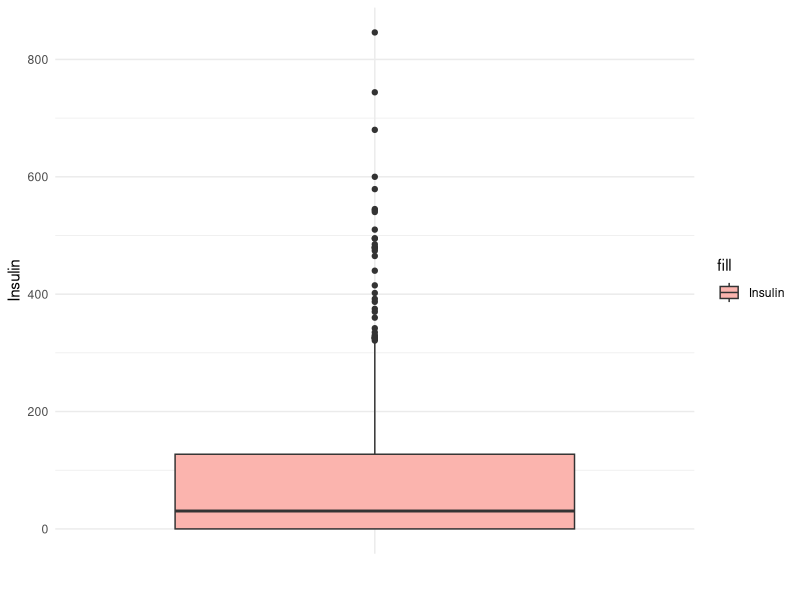
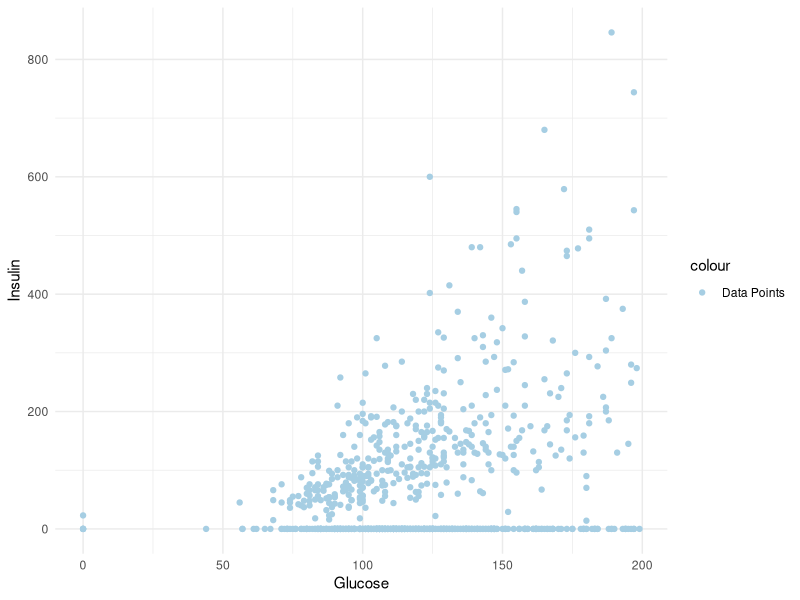
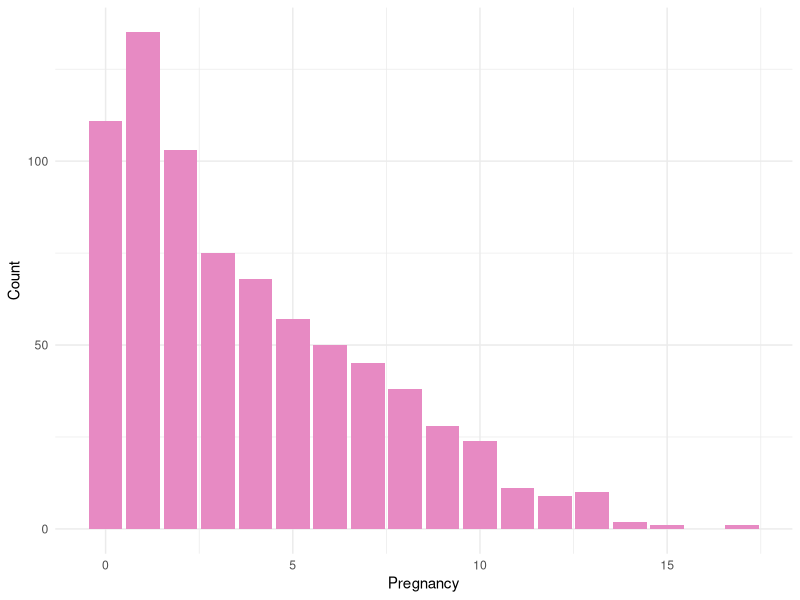
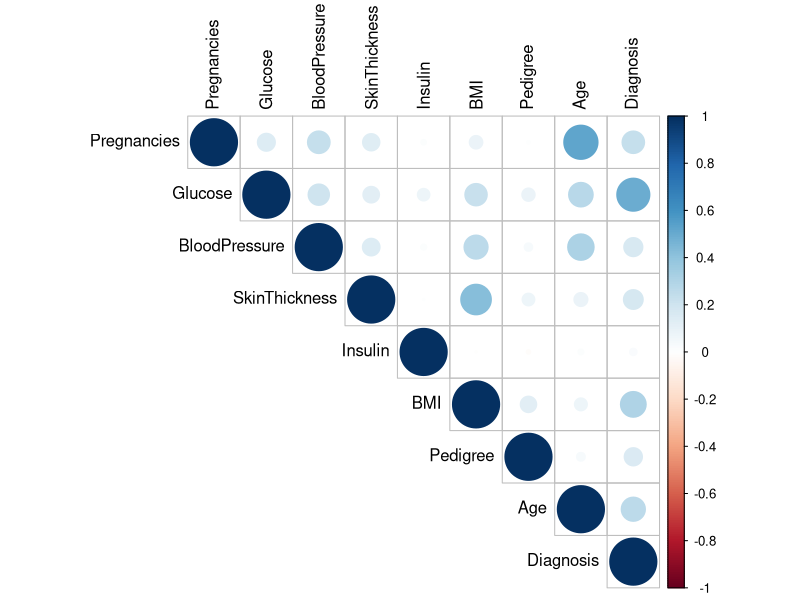

The R script that drew these images, in order:
## ---- chunk 1
library(dplyr)
library(ggplot2)
data <- read.csv("patients.csv")
head(data)
tail(data)
data_dimension <- dim(data)
print(data_dimension)
## ---- chunk 2
summary(data)
data_subset <- data[, -ncol(data)]

summary_stats <- apply(data_subset, 2, function(x) c(mean = mean(x), median = median(x), sd = sd(x), IQR = IQR(x), Quartiles = quantile(x, probs = c(0.25, 0.75))))

print(summary_stats)
## ---- chunk 3
# Create the box plot of insulin
plot <- ggplot(data, aes(x = "", y = Insulin, fill = "Insulin")) +
  geom_boxplot() +
  theme_minimal() +
  labs(x = "", y = "Insulin") +
  scale_fill_manual(values = c("#fbb4ae"))  

# Display the plot
print(plot)
## ---- chunk 4
# Create the scatter plot
plot <- ggplot(data, aes(x = Glucose, y = Insulin, color = "Data Points")) + geom_point() + theme_minimal() + labs(x = "Glucose", y = "Insulin") + scale_color_manual(values = c("#a6cee3")) 

# Display the plot
print(plot)
## ---- chunk 5
# Create the bar graph with appealing colors
plot <- ggplot(data, aes(x = Pregnancies)) +
  geom_bar(fill = "#e78ac3") +
  theme_minimal() +
  labs(x = "Pregnancy", y = "Count") +
  scale_fill_manual(values = c("#e78ac3"))  # Set the desired color(s) for the bars

# Display the plot
print(plot)
## ---- chunk 6
missing_val <- colSums(data == 0)
print(missing_val)

# Replace missing values (0) with the median for each column except the last column
for (col in names(data)[-ncol(data)]) {
  data[data[, col] == 0, col] <- median(data[data[, col] != 0, col], na.rm = TRUE)
}
head(data)
## ---- chunk 7
for (col in names(data)) {
  # Calculate the IQR for the column
  q1 <- quantile(data[, col], 0.25, na.rm = TRUE)
  q3 <- quantile(data[, col], 0.75, na.rm = TRUE)
  iqr <- q3 - q1

  # Define the lower and upper bounds for outliers
  lower_bound <- q1 - 1.5 * iqr
  upper_bound <- q3 + 1.5 * iqr

  # Identify outliers in the column
  outliers <- data[data[, col] < lower_bound | data[, col] > upper_bound, col]

  # Print the column name and outliers
  if (length(outliers) > 0) {
    cat("Column:", col, "\n")
    cat("Outliers:", outliers, "\n\n")
  }
}
## ---- chunk 8
for (col in names(data)) {
  # Calculate the IQR for the column
  q1 <- quantile(data[, col], 0.25, na.rm = TRUE)
  q3 <- quantile(data[, col], 0.75, na.rm = TRUE)
  iqr <- q3 - q1

  # Define the lower and upper bounds for outliers
  lower_bound <- q1 - 1.5 * iqr
  upper_bound <- q3 + 1.5 * iqr

  # Replace outliers in the column with the column's median
  data[data[, col] < lower_bound | data[, col] > upper_bound, col] <- median(data[, col], na.rm = TRUE)
}
head(data)
## ---- chunk 9
library(corrplot)
# Calculate the correlation matrix
cor_matrix <- cor(data)

# Generate the correlogram plot
corrplot(cor_matrix, type = "upper", method = "circle", tl.col = "black")
